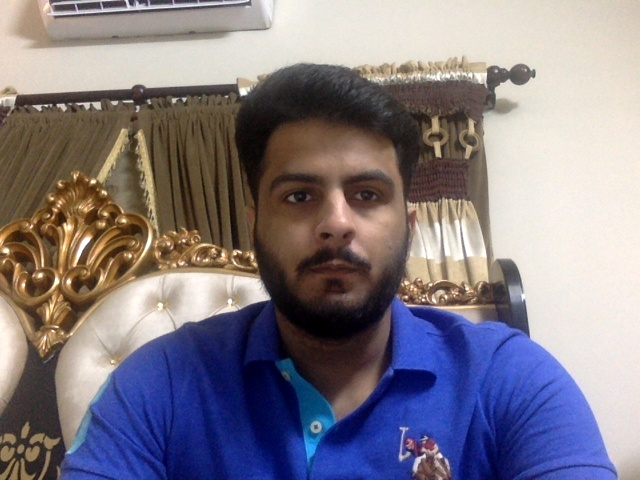
#> input picture capturedImage/captured_image.jpg, 640 x 480 px
$ python -i effects.py   (imports and definitions only)
#> lines starting #> are read from the running program, lines starting #| are printed output that depends on the picture
#> further down, picture is the input picture: shape (480, 640, 3); mean B, G, R 133.3, 123.8, 131
# Import necessary libraries
import cv2
import numpy as np

def apply_sketch_filter(image, invert_colors=False):
    """
    Apply a sketch-like filter to the image, optionally inverting the colors.

    :param image: The original image to apply the filter to.
    :param invert_colors: Boolean flag to indicate whether colors should be inverted.
    :return: Image with the sketch filter applied.
    """
#> called with invert_colors = False
    # Convert the image to grayscale
    gray = cv2.cvtColor(image, cv2.COLOR_BGR2GRAY)
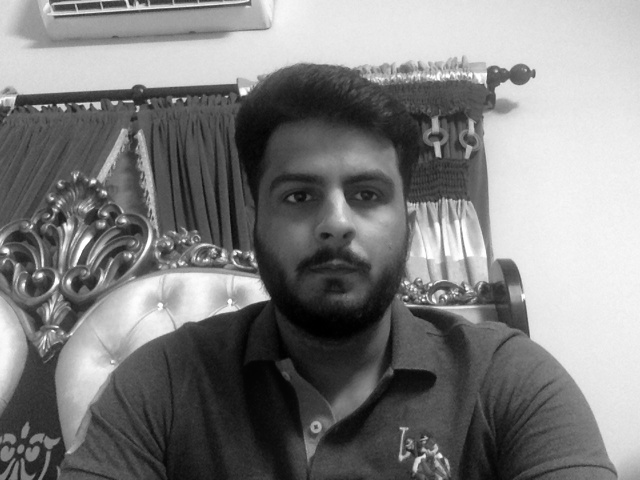
#> gray: shape (480, 640); min 0, max 255, mean 127

    # Invert the grayscale image
    inv_gray = cv2.bitwise_not(gray)
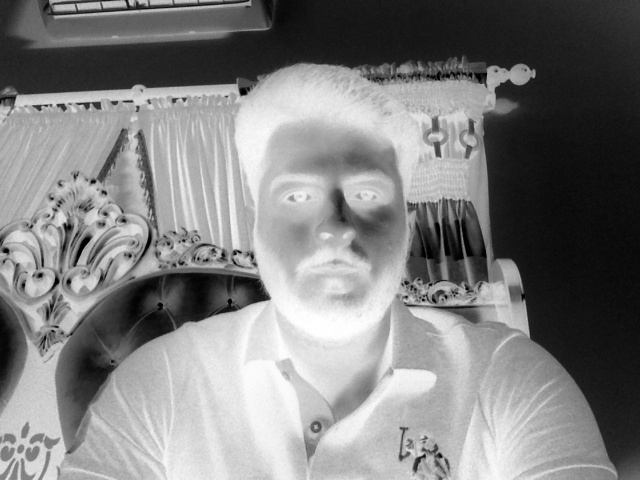
#> inv_gray: shape (480, 640); min 0, max 255, mean 128

    # Apply Gaussian blur to the inverted image
    blurred = cv2.GaussianBlur(inv_gray, (21, 21), sigmaX=0, sigmaY=0)
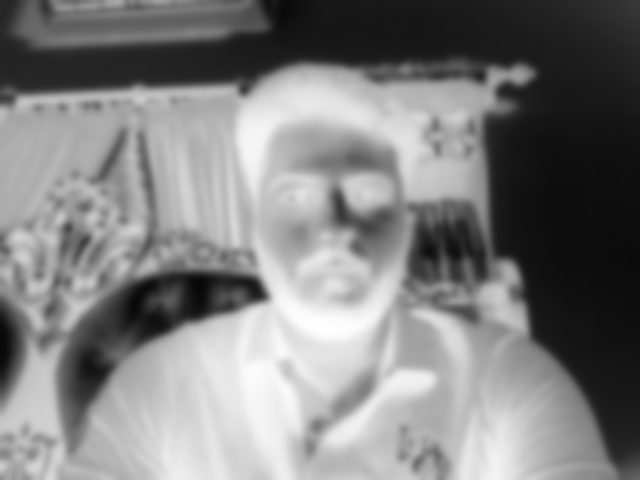
#> blurred: shape (480, 640); min 8, max 255, mean 127.9

    # Divide the original grayscale image by the inverted blurred image to create a sketch effect
    sketch = cv2.divide(gray, 255 - blurred, scale=256)
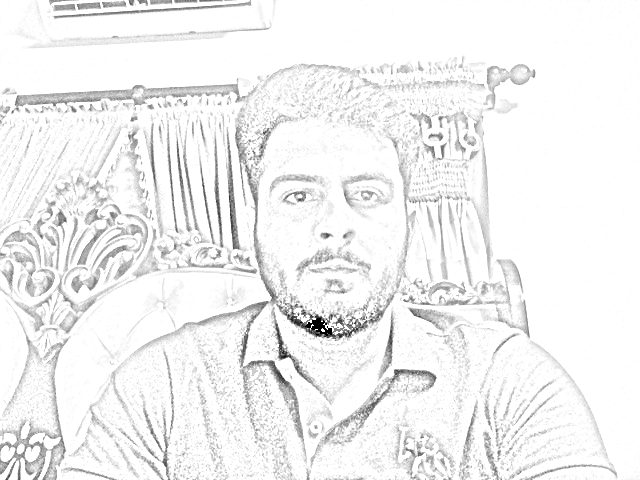
#> sketch: shape (480, 640); min 0, max 255, mean 241.1

    # If invert_colors is True, invert the sketch colors
    if invert_colors:
        sketch = cv2.bitwise_not(sketch)

    # Convert the single-channel sketch back to a 3-channel image (BGR format)
    return cv2.cvtColor(sketch, cv2.COLOR_GRAY2BGR)

def apply_color_effect(image, axes, color):
    """
    Apply a color overlay effect to the image, with an oval mask keeping the original content visible.

    :param image: The original image to apply the effect to.
    :param color: The color (BGR format) to overlay on the image.
    :return: Image with the color effect applied.
    """
    # Create a solid color overlay with the same size as the image
    overlay = np.full_like(image, color, dtype=np.uint8)

    # Create a mask with an elliptical shape (oval) in the center
    mask = np.zeros_like(image, dtype=np.uint8)
    center = (image.shape[1] // 2, image.shape[0] // 2)  # Center of the oval
    cv2.ellipse(mask, center, axes, 0, 0, 360, (255, 255, 255), -1)  # Draw a white-filled oval in the mask

    # Invert the mask (so the oval remains visible while the rest is colored)
    mask = cv2.bitwise_not(mask)

    # Apply the color effect to areas outside the oval
    return cv2.addWeighted(image, 1, cv2.bitwise_and(overlay, mask), 0.3, 0)

def apply_combined_filter(image, color_filter):
    """
    Combine the sketch filter with a color overlay for a composite effect.

    :param image: The original image to apply the combined effect to.
    :param color_filter: The color filter to overlay on the image.
    :return: Image with both sketch and color effects applied.
    """
    # Apply the sketch filter to the image
    sketch = apply_sketch_filter(image)

    # Combine the sketch with the color filter using weighted addition
    return cv2.addWeighted(sketch, 0.25, color_filter, 0.75, 0)

>>> import cv2
>>> picture = cv2.imread('capturedImage/captured_image.jpg')
>>> result = apply_sketch_filter(picture)
